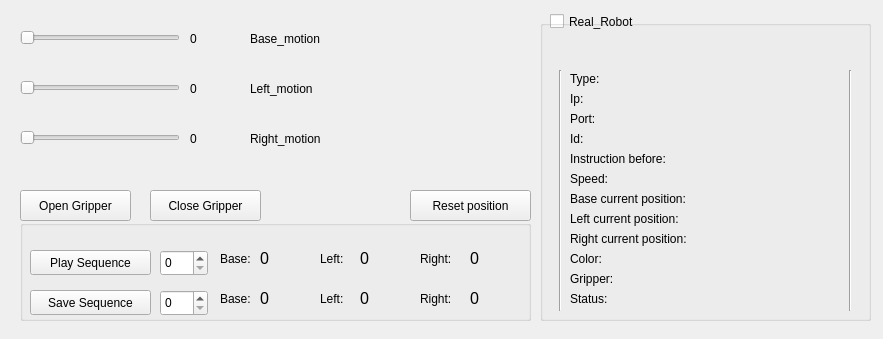
<?xml version="1.0" encoding="UTF-8"?>
<ui version="4.0">
 <class>Form</class>
 <widget class="QWidget" name="Form">
  <property name="geometry">
   <rect>
    <x>0</x>
    <y>0</y>
    <width>883</width>
    <height>339</height>
   </rect>
  </property>
  <property name="windowTitle">
   <string>rqt Alex</string>
  </property>
  <widget class="QPushButton" name="button1">
   <property name="geometry">
    <rect>
     <x>20</x>
     <y>190</y>
     <width>111</width>
     <height>31</height>
    </rect>
   </property>
   <property name="text">
    <string>Open Gripper</string>
   </property>
  </widget>
  <widget class="QPushButton" name="button2">
   <property name="geometry">
    <rect>
     <x>150</x>
     <y>190</y>
     <width>111</width>
     <height>31</height>
    </rect>
   </property>
   <property name="text">
    <string>Close Gripper</string>
   </property>
  </widget>
  <widget class="QCheckBox" name="checkBox">
   <property name="geometry">
    <rect>
     <x>550</x>
     <y>10</y>
     <width>101</width>
     <height>23</height>
    </rect>
   </property>
   <property name="text">
    <string>Real_Robot</string>
   </property>
  </widget>
  <widget class="QSlider" name="horizontalSlider_0">
   <property name="geometry">
    <rect>
     <x>20</x>
     <y>30</y>
     <width>160</width>
     <height>16</height>
    </rect>
   </property>
   <property name="layoutDirection">
    <enum>Qt::RightToLeft</enum>
   </property>
   <property name="autoFillBackground">
    <bool>false</bool>
   </property>
   <property name="minimum">
    <number>0</number>
   </property>
   <property name="singleStep">
    <number>1</number>
   </property>
   <property name="orientation">
    <enum>Qt::Horizontal</enum>
   </property>
   <property name="invertedAppearance">
    <bool>true</bool>
   </property>
  </widget>
  <widget class="QSlider" name="horizontalSlider_1">
   <property name="geometry">
    <rect>
     <x>20</x>
     <y>80</y>
     <width>160</width>
     <height>16</height>
    </rect>
   </property>
   <property name="orientation">
    <enum>Qt::Horizontal</enum>
   </property>
  </widget>
  <widget class="QSlider" name="horizontalSlider_2">
   <property name="geometry">
    <rect>
     <x>20</x>
     <y>130</y>
     <width>160</width>
     <height>16</height>
    </rect>
   </property>
   <property name="orientation">
    <enum>Qt::Horizontal</enum>
   </property>
  </widget>
  <widget class="QLabel" name="label_0">
   <property name="geometry">
    <rect>
     <x>250</x>
     <y>30</y>
     <width>101</width>
     <height>17</height>
    </rect>
   </property>
   <property name="mouseTracking">
    <bool>true</bool>
   </property>
   <property name="tabletTracking">
    <bool>false</bool>
   </property>
   <property name="lineWidth">
    <number>2</number>
   </property>
   <property name="text">
    <string>Base_motion</string>
   </property>
   <property name="scaledContents">
    <bool>true</bool>
   </property>
  </widget>
  <widget class="QLabel" name="label_1">
   <property name="geometry">
    <rect>
     <x>250</x>
     <y>80</y>
     <width>91</width>
     <height>17</height>
    </rect>
   </property>
   <property name="text">
    <string>Left_motion</string>
   </property>
  </widget>
  <widget class="QLabel" name="label_2">
   <property name="geometry">
    <rect>
     <x>250</x>
     <y>130</y>
     <width>101</width>
     <height>17</height>
    </rect>
   </property>
   <property name="text">
    <string>Right_motion</string>
   </property>
  </widget>
  <widget class="QLabel" name="label_h0">
   <property name="geometry">
    <rect>
     <x>190</x>
     <y>30</y>
     <width>41</width>
     <height>17</height>
    </rect>
   </property>
   <property name="text">
    <string>0</string>
   </property>
  </widget>
  <widget class="QLabel" name="label_h1">
   <property name="geometry">
    <rect>
     <x>190</x>
     <y>80</y>
     <width>41</width>
     <height>17</height>
    </rect>
   </property>
   <property name="text">
    <string>0</string>
   </property>
  </widget>
  <widget class="QLabel" name="label_h2">
   <property name="geometry">
    <rect>
     <x>190</x>
     <y>130</y>
     <width>41</width>
     <height>17</height>
    </rect>
   </property>
   <property name="text">
    <string>0</string>
   </property>
  </widget>
  <widget class="QGroupBox" name="groupBox_1">
   <property name="geometry">
    <rect>
     <x>540</x>
     <y>20</y>
     <width>331</width>
     <height>301</height>
    </rect>
   </property>
   <property name="title">
    <string/>
   </property>
   <widget class="Line" name="line">
    <property name="geometry">
     <rect>
      <x>10</x>
      <y>50</y>
      <width>20</width>
      <height>241</height>
     </rect>
    </property>
    <property name="orientation">
     <enum>Qt::Vertical</enum>
    </property>
   </widget>
   <widget class="Line" name="line_2">
    <property name="geometry">
     <rect>
      <x>300</x>
      <y>50</y>
      <width>20</width>
      <height>241</height>
     </rect>
    </property>
    <property name="orientation">
     <enum>Qt::Vertical</enum>
    </property>
   </widget>
   <widget class="QLabel" name="type">
    <property name="geometry">
     <rect>
      <x>70</x>
      <y>50</y>
      <width>91</width>
      <height>21</height>
     </rect>
    </property>
    <property name="font">
     <font>
      <pointsize>12</pointsize>
     </font>
    </property>
    <property name="text">
     <string/>
    </property>
   </widget>
   <widget class="QLabel" name="ip">
    <property name="geometry">
     <rect>
      <x>50</x>
      <y>70</y>
      <width>181</width>
      <height>21</height>
     </rect>
    </property>
    <property name="font">
     <font>
      <pointsize>12</pointsize>
     </font>
    </property>
    <property name="text">
     <string/>
    </property>
   </widget>
   <widget class="QLabel" name="port">
    <property name="geometry">
     <rect>
      <x>70</x>
      <y>90</y>
      <width>61</width>
      <height>21</height>
     </rect>
    </property>
    <property name="font">
     <font>
      <pointsize>12</pointsize>
     </font>
    </property>
    <property name="text">
     <string/>
    </property>
   </widget>
   <widget class="QLabel" name="id">
    <property name="geometry">
     <rect>
      <x>50</x>
      <y>110</y>
      <width>61</width>
      <height>21</height>
     </rect>
    </property>
    <property name="font">
     <font>
      <pointsize>12</pointsize>
     </font>
    </property>
    <property name="text">
     <string/>
    </property>
   </widget>
   <widget class="QLabel" name="instbefore">
    <property name="geometry">
     <rect>
      <x>170</x>
      <y>130</y>
      <width>81</width>
      <height>20</height>
     </rect>
    </property>
    <property name="font">
     <font>
      <pointsize>12</pointsize>
     </font>
    </property>
    <property name="text">
     <string/>
    </property>
   </widget>
   <widget class="QLabel" name="speed">
    <property name="geometry">
     <rect>
      <x>80</x>
      <y>150</y>
      <width>81</width>
      <height>21</height>
     </rect>
    </property>
    <property name="font">
     <font>
      <pointsize>12</pointsize>
     </font>
    </property>
    <property name="text">
     <string/>
    </property>
   </widget>
   <widget class="QLabel" name="basecurrent_2">
    <property name="geometry">
     <rect>
      <x>190</x>
      <y>170</y>
      <width>101</width>
      <height>21</height>
     </rect>
    </property>
    <property name="font">
     <font>
      <pointsize>12</pointsize>
     </font>
    </property>
    <property name="text">
     <string/>
    </property>
   </widget>
   <widget class="QLabel" name="leftcurrent">
    <property name="geometry">
     <rect>
      <x>180</x>
      <y>190</y>
      <width>121</width>
      <height>21</height>
     </rect>
    </property>
    <property name="font">
     <font>
      <pointsize>12</pointsize>
     </font>
    </property>
    <property name="text">
     <string/>
    </property>
   </widget>
   <widget class="QLabel" name="rightcurrent">
    <property name="geometry">
     <rect>
      <x>190</x>
      <y>210</y>
      <width>101</width>
      <height>21</height>
     </rect>
    </property>
    <property name="font">
     <font>
      <pointsize>12</pointsize>
     </font>
    </property>
    <property name="text">
     <string/>
    </property>
   </widget>
   <widget class="QLabel" name="color">
    <property name="geometry">
     <rect>
      <x>80</x>
      <y>230</y>
      <width>101</width>
      <height>21</height>
     </rect>
    </property>
    <property name="font">
     <font>
      <pointsize>12</pointsize>
     </font>
    </property>
    <property name="text">
     <string/>
    </property>
   </widget>
   <widget class="QLabel" name="gripper">
    <property name="geometry">
     <rect>
      <x>90</x>
      <y>250</y>
      <width>91</width>
      <height>21</height>
     </rect>
    </property>
    <property name="font">
     <font>
      <pointsize>12</pointsize>
     </font>
    </property>
    <property name="text">
     <string/>
    </property>
   </widget>
   <widget class="QLabel" name="status">
    <property name="geometry">
     <rect>
      <x>80</x>
      <y>270</y>
      <width>151</width>
      <height>21</height>
     </rect>
    </property>
    <property name="font">
     <font>
      <pointsize>12</pointsize>
     </font>
    </property>
    <property name="text">
     <string/>
    </property>
   </widget>
   <widget class="QLabel" name="info_label01">
    <property name="geometry">
     <rect>
      <x>30</x>
      <y>50</y>
      <width>41</width>
      <height>17</height>
     </rect>
    </property>
    <property name="text">
     <string>Type:</string>
    </property>
   </widget>
   <widget class="QLabel" name="info_label02">
    <property name="geometry">
     <rect>
      <x>30</x>
      <y>70</y>
      <width>21</width>
      <height>17</height>
     </rect>
    </property>
    <property name="text">
     <string>Ip:</string>
    </property>
   </widget>
   <widget class="QLabel" name="info_label03">
    <property name="geometry">
     <rect>
      <x>30</x>
      <y>90</y>
      <width>41</width>
      <height>17</height>
     </rect>
    </property>
    <property name="text">
     <string>Port:</string>
    </property>
   </widget>
   <widget class="QLabel" name="info_label04">
    <property name="geometry">
     <rect>
      <x>30</x>
      <y>110</y>
      <width>21</width>
      <height>17</height>
     </rect>
    </property>
    <property name="text">
     <string>Id:</string>
    </property>
   </widget>
   <widget class="QLabel" name="info_label05">
    <property name="geometry">
     <rect>
      <x>30</x>
      <y>130</y>
      <width>131</width>
      <height>17</height>
     </rect>
    </property>
    <property name="text">
     <string>Instruction before:</string>
    </property>
   </widget>
   <widget class="QLabel" name="info_label06">
    <property name="geometry">
     <rect>
      <x>30</x>
      <y>150</y>
      <width>51</width>
      <height>17</height>
     </rect>
    </property>
    <property name="text">
     <string>Speed:</string>
    </property>
   </widget>
   <widget class="QLabel" name="info_label07">
    <property name="geometry">
     <rect>
      <x>30</x>
      <y>170</y>
      <width>161</width>
      <height>17</height>
     </rect>
    </property>
    <property name="text">
     <string>Base current position:</string>
    </property>
   </widget>
   <widget class="QLabel" name="info_label08">
    <property name="geometry">
     <rect>
      <x>30</x>
      <y>190</y>
      <width>151</width>
      <height>17</height>
     </rect>
    </property>
    <property name="text">
     <string>Left current position:</string>
    </property>
   </widget>
   <widget class="QLabel" name="info_label09">
    <property name="geometry">
     <rect>
      <x>30</x>
      <y>210</y>
      <width>171</width>
      <height>17</height>
     </rect>
    </property>
    <property name="text">
     <string>Right current position:</string>
    </property>
   </widget>
   <widget class="QLabel" name="info_label10">
    <property name="geometry">
     <rect>
      <x>30</x>
      <y>230</y>
      <width>41</width>
      <height>17</height>
     </rect>
    </property>
    <property name="text">
     <string>Color:</string>
    </property>
   </widget>
   <widget class="QLabel" name="info_label11">
    <property name="geometry">
     <rect>
      <x>30</x>
      <y>250</y>
      <width>67</width>
      <height>17</height>
     </rect>
    </property>
    <property name="text">
     <string>Gripper:</string>
    </property>
   </widget>
   <widget class="QLabel" name="info_label12">
    <property name="geometry">
     <rect>
      <x>30</x>
      <y>270</y>
      <width>67</width>
      <height>17</height>
     </rect>
    </property>
    <property name="text">
     <string>Status:</string>
    </property>
   </widget>
   <widget class="QLabel" name="connected">
    <property name="geometry">
     <rect>
      <x>206</x>
      <y>30</y>
      <width>101</width>
      <height>20</height>
     </rect>
    </property>
    <property name="text">
     <string/>
    </property>
   </widget>
  </widget>
  <widget class="QGroupBox" name="groupBox_2">
   <property name="geometry">
    <rect>
     <x>20</x>
     <y>220</y>
     <width>511</width>
     <height>101</height>
    </rect>
   </property>
   <property name="title">
    <string/>
   </property>
   <widget class="QLabel" name="right_save_seq">
    <property name="geometry">
     <rect>
      <x>450</x>
      <y>70</y>
      <width>51</width>
      <height>17</height>
     </rect>
    </property>
    <property name="font">
     <font>
      <pointsize>12</pointsize>
     </font>
    </property>
    <property name="text">
     <string>0</string>
    </property>
   </widget>
   <widget class="QPushButton" name="playseq">
    <property name="geometry">
     <rect>
      <x>10</x>
      <y>30</y>
      <width>121</width>
      <height>25</height>
     </rect>
    </property>
    <property name="text">
     <string>Play Sequence</string>
    </property>
   </widget>
   <widget class="QLabel" name="left_save_seq">
    <property name="geometry">
     <rect>
      <x>340</x>
      <y>70</y>
      <width>51</width>
      <height>17</height>
     </rect>
    </property>
    <property name="font">
     <font>
      <pointsize>12</pointsize>
     </font>
    </property>
    <property name="text">
     <string>0</string>
    </property>
   </widget>
   <widget class="QLabel" name="base_play_seq">
    <property name="geometry">
     <rect>
      <x>240</x>
      <y>30</y>
      <width>51</width>
      <height>17</height>
     </rect>
    </property>
    <property name="font">
     <font>
      <pointsize>12</pointsize>
     </font>
    </property>
    <property name="text">
     <string>0</string>
    </property>
   </widget>
   <widget class="QSpinBox" name="saveseq_2">
    <property name="geometry">
     <rect>
      <x>140</x>
      <y>70</y>
      <width>48</width>
      <height>26</height>
     </rect>
    </property>
   </widget>
   <widget class="QLabel" name="info_label_left02">
    <property name="geometry">
     <rect>
      <x>300</x>
      <y>70</y>
      <width>41</width>
      <height>17</height>
     </rect>
    </property>
    <property name="text">
     <string>Left:</string>
    </property>
   </widget>
   <widget class="QSpinBox" name="numberseq">
    <property name="geometry">
     <rect>
      <x>140</x>
      <y>30</y>
      <width>48</width>
      <height>26</height>
     </rect>
    </property>
   </widget>
   <widget class="QPushButton" name="saveseq">
    <property name="geometry">
     <rect>
      <x>10</x>
      <y>70</y>
      <width>121</width>
      <height>25</height>
     </rect>
    </property>
    <property name="text">
     <string>Save Sequence</string>
    </property>
   </widget>
   <widget class="QLabel" name="info_label_left01">
    <property name="geometry">
     <rect>
      <x>300</x>
      <y>30</y>
      <width>41</width>
      <height>17</height>
     </rect>
    </property>
    <property name="text">
     <string>Left:</string>
    </property>
   </widget>
   <widget class="QLabel" name="base_save_seq">
    <property name="geometry">
     <rect>
      <x>240</x>
      <y>70</y>
      <width>51</width>
      <height>17</height>
     </rect>
    </property>
    <property name="font">
     <font>
      <pointsize>12</pointsize>
     </font>
    </property>
    <property name="text">
     <string>0</string>
    </property>
   </widget>
   <widget class="QLabel" name="info_label_base01">
    <property name="geometry">
     <rect>
      <x>200</x>
      <y>30</y>
      <width>41</width>
      <height>17</height>
     </rect>
    </property>
    <property name="text">
     <string>Base:</string>
    </property>
   </widget>
   <widget class="QLabel" name="left_play_seq">
    <property name="geometry">
     <rect>
      <x>340</x>
      <y>30</y>
      <width>51</width>
      <height>17</height>
     </rect>
    </property>
    <property name="font">
     <font>
      <pointsize>12</pointsize>
     </font>
    </property>
    <property name="text">
     <string>0</string>
    </property>
   </widget>
   <widget class="QLabel" name="info_label_base02">
    <property name="geometry">
     <rect>
      <x>200</x>
      <y>70</y>
      <width>41</width>
      <height>17</height>
     </rect>
    </property>
    <property name="text">
     <string>Base:</string>
    </property>
   </widget>
   <widget class="QLabel" name="info_label_right01">
    <property name="geometry">
     <rect>
      <x>400</x>
      <y>30</y>
      <width>41</width>
      <height>17</height>
     </rect>
    </property>
    <property name="text">
     <string>Right:</string>
    </property>
   </widget>
   <widget class="QLabel" name="info_label_right02">
    <property name="geometry">
     <rect>
      <x>400</x>
      <y>70</y>
      <width>41</width>
      <height>17</height>
     </rect>
    </property>
    <property name="text">
     <string>Right:</string>
    </property>
   </widget>
   <widget class="QLabel" name="right_play_seq">
    <property name="geometry">
     <rect>
      <x>450</x>
      <y>30</y>
      <width>51</width>
      <height>17</height>
     </rect>
    </property>
    <property name="font">
     <font>
      <pointsize>12</pointsize>
     </font>
    </property>
    <property name="text">
     <string>0</string>
    </property>
   </widget>
  </widget>
  <widget class="QPushButton" name="reset">
   <property name="geometry">
    <rect>
     <x>410</x>
     <y>190</y>
     <width>121</width>
     <height>31</height>
    </rect>
   </property>
   <property name="text">
    <string>Reset position</string>
   </property>
  </widget>
 </widget>
 <resources/>
 <connections/>
</ui>
